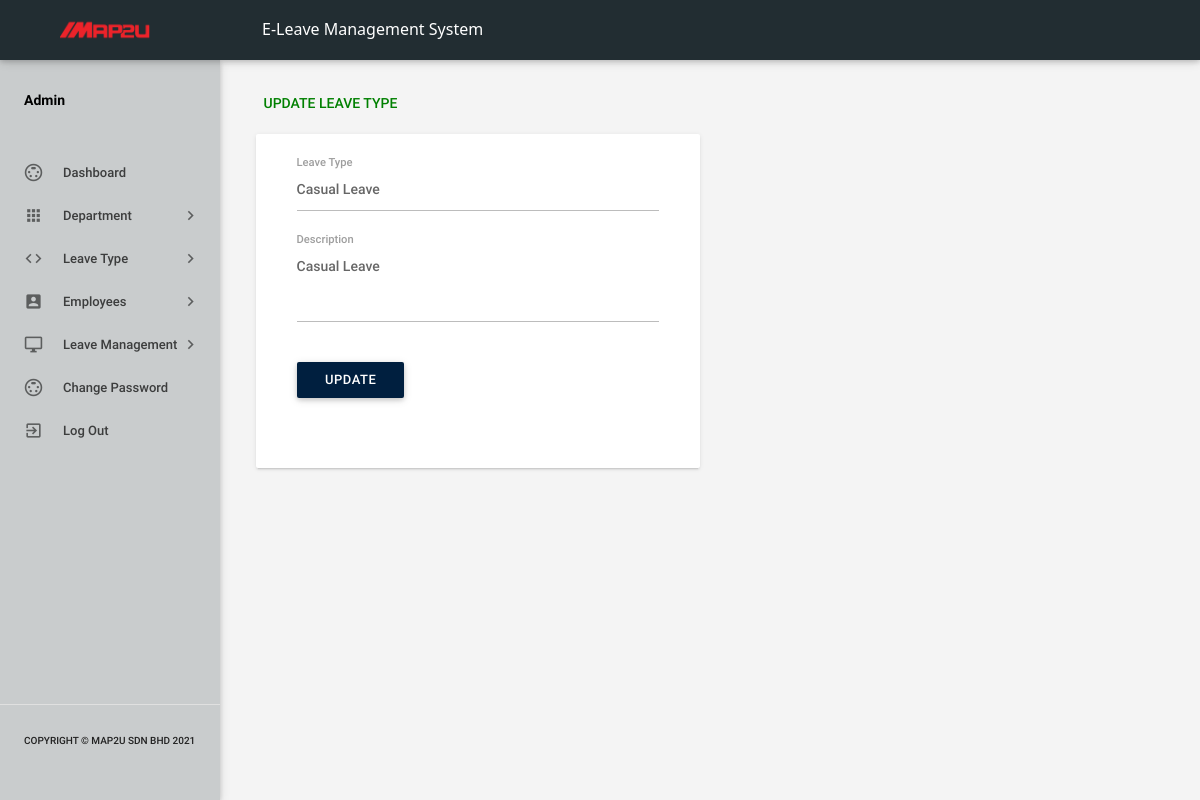
The app's page /admin/editleavetype.php?lid=1 (signed in), older data.
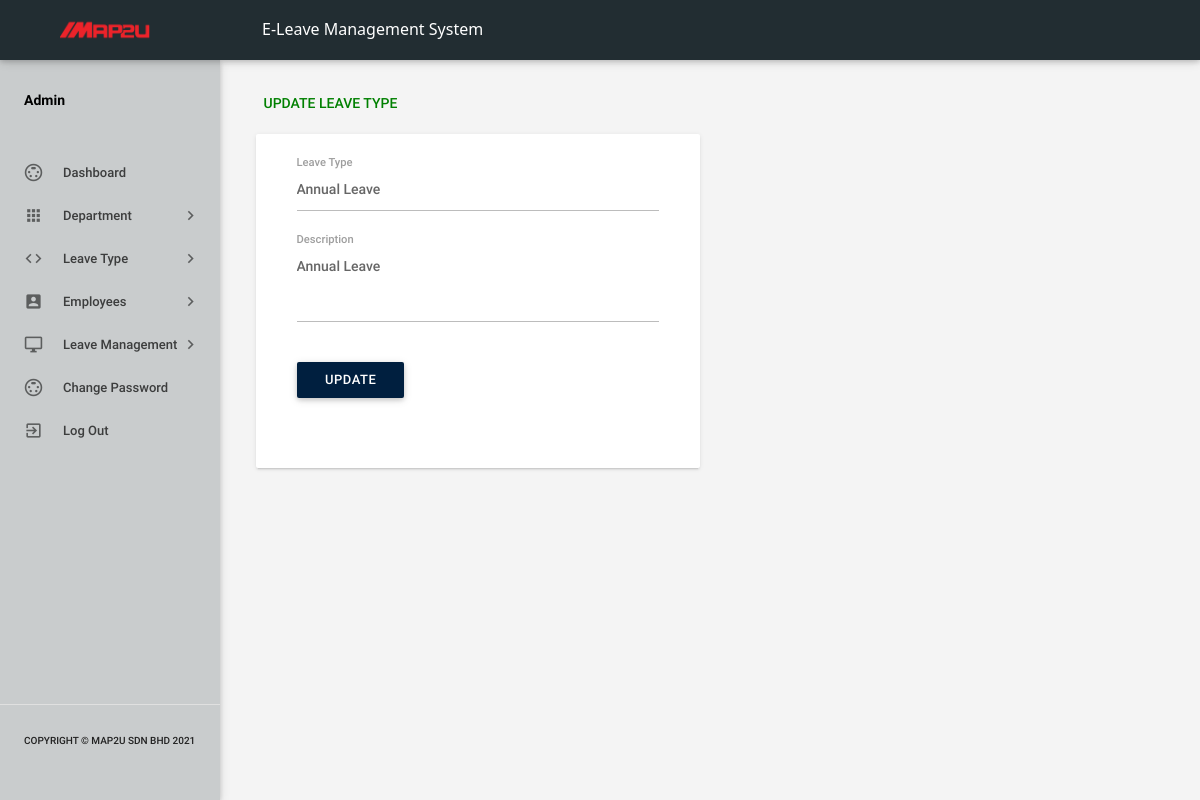
The same page, newer data.
### tables this page shows
CREATE TABLE `tblleavetype` (
  `id` int NOT NULL,
  `LeaveType` varchar(200) DEFAULT NULL,
  `Description` mediumtext,
  `CreationDate` timestamp NOT NULL DEFAULT CURRENT_TIMESTAMP
);

### admin/editleavetype.php (the view, shortened to what this page needs)
<?php
include('includes/config.php');
if(strlen($_SESSION['alogin'])==0)
    {
header('location:index.php');
}
else{
    ?>
<!DOCTYPE html>
<html lang="en">
    <head>
        <link type="text/css" rel="stylesheet" href="../assets/plugins/materialize/css/materialize.min.css"/>
         <link type="text/css" rel="stylesheet" href="../assets/plugins/materialize/css/materialize.css"/>
        <link href="../assets/plugins/material-preloader/css/materialPreloader.min.css" rel="stylesheet">
        <link href="../assets/css/alpha.min.css" rel="stylesheet" type="text/css"/>
        <link href="../assets/css/custom.css" rel="stylesheet" type="text/css"/>
         <link href="../assets/css/style.css" rel="stylesheet" type="text/css"/>
    </head>
    <body>
  <?php include('includes/header.php');?>
       <?php include('includes/sidebar.php');?>
            <main class="mn-inner">
                <div class="row">
                    <div class="col s12">
                        <div class="page-title" style="color: green;">Update Leave Type</div>
                    </div>
                    <div class="col s12 m12 l6">
                        <div class="card">
                            <div class="card-content">
                                <div class="row">
                                    <form class="col s12" name="chngpwd" method="post">
<?php
$lid=intval($_GET['lid']);
$sql = "SELECT * from tblleavetype where id=:lid";
$query = $dbh -> prepare($sql);
$query->bindParam(':lid',$lid,PDO::PARAM_STR);
$query->execute();
$results=$query->fetchAll(PDO::FETCH_OBJ);
if($query->rowCount() > 0)
{
foreach($results as $result)
{               ?>
                                        <div class="row">
                                            <div class="input-field col s12">
<input id="leavetype" type="text"  class="validate" autocomplete="off" name="leavetype" value="<?php echo htmlentities($result->LeaveType);?>"  required>
                                                <label for="leavetype">Leave Type</label>
                                            </div>
          <div class="input-field col s12">
<textarea id="textarea1" name="description" class="materialize-textarea" name="description" length="500"><?php echo htmlentities($result->Description);?></textarea>
                                                <label for="deptshortname">Description</label>
                                            </div>
<?php }} ?>
<div class="input-field col s12">
<button type="submit" name="update" class="waves-effect waves-light btn indigo m-b-xs">Update</button>
</div>
                                        </div>
                                    </form>
                                </div>
                            </div>
                        </div>
                    </div>
                </div>
            </main>
        </div>
        <div class="left-sidebar-hover"></div>
    </body>
</html>
<?php } ?>

Row changes from the older to the newer data that the page shows:
changed tblleavetype: leavetype "Casual Leave" → "Annual Leave"; description "Casual Leave" → "Annual Leave"
